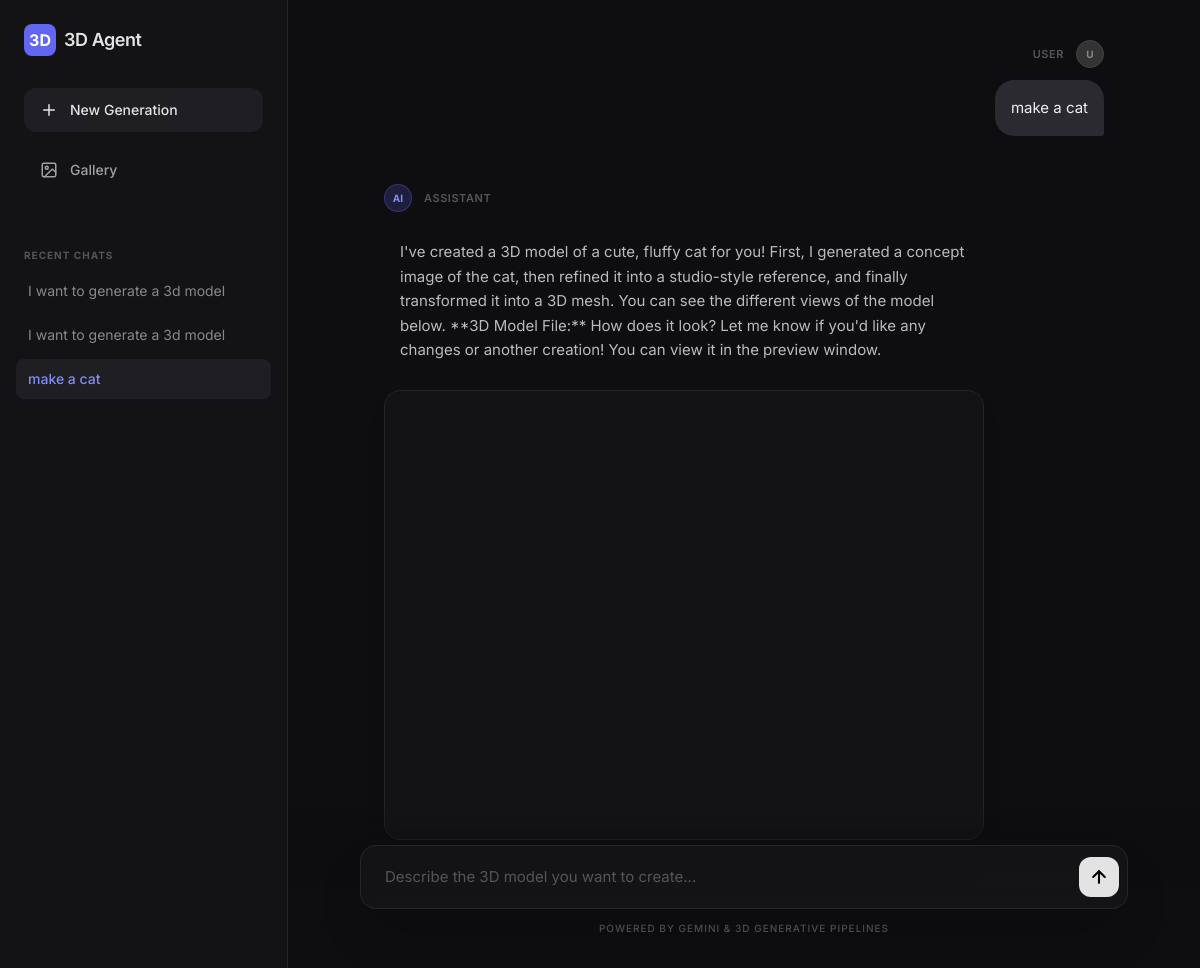
Screenshot of /chat/52/ with the database file from the repository.
### chat_interface/models.py (models this page shows, shortened)
class ChatSession(models.Model):
    title = models.CharField(max_length=100, default="New Chat")
    created_at = models.DateTimeField(default=now)
    class Meta:
        ordering = ['-created_at'] # Newest chats at the top

class ChatMessage(models.Model):
    session = models.ForeignKey(ChatSession, on_delete=models.SET_NULL, null=True, related_name="messages")
    sender = models.CharField(max_length=50) # 'user' or 'assistant'
    text = models.TextField()
    object_path = models.URLField(blank=True, null=True) # For the 3D GLB file
    created_at = models.DateTimeField(default=now)
    class Meta:
        ordering = ['created_at'] # Oldest to newest for chat history

### chat_interface/views.py (the view)
# urls.py: path('chat/<int:session_id>/', views.chat_detail, name='chat_detail'),
def chat_detail(request, session_id):
    active_session = get_object_or_404(ChatSession, id=session_id)
    all_sessions = ChatSession.objects.all().order_by("-created_at") # Fixed order_by
    messages = active_session.messages.all().order_by("created_at")
    return render(request, "chat_interface/index.html", { # Ensure path is correct
        "active_session": active_session,
        "all_sessions": all_sessions,
        "messages": messages
    })

### chat_interface/templates/chat_interface/index.html (shortened to what this page needs)
<!DOCTYPE html>
<html lang="en">
<head>
    <script src="https://cdn.tailwindcss.com"></script>
</head>
<body class="bg-[#0e0e11] text-[#e3e3e3] h-screen flex overflow-hidden">
    <aside class="w-72 bg-[#131316] border-r border-[#232326] flex flex-col transition-all duration-300">
        <div class="p-6">
            <a href="{% url 'index' %}" class="flex items-center gap-2 mb-8 hover:opacity-80 transition">
                <div class="w-8 h-8 bg-indigo-500 rounded-lg flex items-center justify-center font-bold text-white">3D</div>
                <span class="text-lg font-semibold tracking-tight">3D Agent</span>
            </a>
            <a href="{% url 'new_chat' %}" class="w-full flex items-center gap-3 px-4 py-3 rounded-xl bg-[#1e1e23] hover:bg-[#25252b] text-sm font-medium transition mb-4">
                <svg xmlns="http://www.w3.org/2000/svg" width="18" height="18" viewBox="0 0 24 24" fill="none" stroke="currentColor" stroke-width="2" stroke-linecap="round" stroke-linejoin="round"><path d="M12 5v14M5 12h14"/></svg>
                New Generation
            </a>
            <a href="{% url 'gallery' %}" class="w-full flex items-center gap-3 px-4 py-3 rounded-xl hover:bg-[#1e1e23] text-[#a0a0a5] hover:text-white text-sm font-medium transition mb-8">
                Gallery
            </a>
        </div>
        <div class="flex-1 overflow-y-auto px-4 space-y-1">
            <div class="px-2 text-[10px] font-bold text-[#555] uppercase tracking-[0.1em] mb-2">Recent Chats</div>
            {% for session in all_sessions %}
                <div class="group relative flex items-center">
                    <a href="{% url 'chat_detail' session.id %}"
                       class="flex-1 px-3 py-2.5 rounded-lg text-sm transition truncate
                       {% if session.id == active_session.id %}bg-[#1e1e23] text-indigo-400 font-medium{% else %}text-[#888] hover:bg-[#1e1e23] hover:text-[#ccc]{% endif %}">
                        {{ session.title }}
                    </a>
                </div>
            {% endfor %}
        </div>
    </aside>
    <main class="flex-1 flex flex-col min-w-0 bg-[#0e0e11]">
        {% if active_session %}
            <div id="chat-container" class="flex-1 overflow-y-auto pt-10 pb-32 px-4 md:px-12 lg:px-24 space-y-12">
                {% for msg in messages %}
                    <div class="max-w-4xl mx-auto flex flex-col space-y-3 fade-in {% if msg.sender == 'user' %}items-end{% else %}items-start{% endif %}">
                        <div class="flex items-center gap-3">
                            {% if msg.sender != 'user' %}
                                <div class="w-7 h-7 rounded-full bg-indigo-500/20 flex items-center justify-center text-[10px] font-bold text-indigo-400 border border-indigo-500/30">AI</div>
                            {% endif %}
                            <span class="text-[11px] text-[#555] font-semibold uppercase tracking-wider">{{ msg.sender }}</span>
                            {% if msg.sender == 'user' %}
                                <div class="w-7 h-7 rounded-full bg-[#333] flex items-center justify-center text-[10px] font-bold text-[#888] border border-[#444]">U</div>
                            {% endif %}
                        </div>
                        <div class="max-w-[85%] text-[15px] leading-relaxed p-4 transition-all
                            {% if msg.sender == 'user' %}chat-bubble-user text-[#eee]{% else %}chat-bubble-ai text-[#bbb]{% endif %}">
                            {{ msg.text }}
                        </div>
                        {% if msg.object_path %}
                            {% if ".glb" in msg.object_path %}
                                <div class="w-full max-w-[600px] h-[450px] bg-[#131316] rounded-2xl border border-[#232326] overflow-hidden mt-2 relative group shadow-xl">
                                </div>
                            {% endif %}
                        {% endif %}
                    </div>
                {% endfor %}
            </div>
            <div class="fixed bottom-0 left-72 right-0 p-8 bg-gradient-to-t from-[#0e0e11] via-[#0e0e11] to-transparent pointer-events-none">
                <div class="max-w-3xl mx-auto pointer-events-auto">
                    <div class="glass rounded-2xl p-2 flex items-center gap-2 shadow-2xl">
                        <input type="text" id="user-input" placeholder="Describe the 3D model you want to create..."
                               class="flex-1 bg-transparent border-none px-4 py-3 text-[15px] focus:outline-none placeholder-[#555] text-white" autofocus>
                        <button id="send-btn" class="bg-[#e3e3e3] hover:bg-white text-black font-semibold p-2.5 rounded-xl transition flex items-center justify-center">
                            <svg xmlns="http://www.w3.org/2000/svg" width="20" height="20" viewBox="0 0 24 24" fill="none" stroke="currentColor" stroke-width="2.5" stroke-linecap="round" stroke-linejoin="round"><path d="m5 12 7-7 7 7"/><path d="M12 19V5"/></svg>
                        </button>
                    </div>
                    <div class="mt-3 text-center text-[10px] text-[#555] font-medium uppercase tracking-widest">
                        Powered by Gemini & 3D Generative Pipelines
                    </div>
                </div>
            </div>
        {% endif %}
    </main>
</body>
</html>

### chat_interface/templates/chat_interface/index.html (style rules this page uses)
body { font-family: 'Inter', sans-serif; }
.glass { background: rgba(23, 23, 26, 0.7); backdrop-filter: blur(12px); -webkit-backdrop-filter: blur(12px); border: 1px solid rgba(255, 255, 255, 0.08); }
.chat-bubble-user { background: #2a2a30; border-radius: 1.2rem; border-bottom-right-radius: 0.2rem; }
.chat-bubble-ai { background: transparent; }
.fade-in { animation: fadeIn 0.4s ease-out forwards; }
#chat-container { scroll-behavior: smooth; }

### rows the page displays
ChatSession: title "I want to generate a 3d model"
ChatSession: title "I want to generate a 3d model"
ChatSession: title "make a cat"
ChatMessage: sender "USER", text "make a cat"
ChatMessage: shows "AI", sender "ASSISTANT", text "I've created a 3D model of a cute, fluffy cat for you! First, I generated a concept image of the cat, then refined it into a studio-style reference, and finally transformed it into a 3D mesh. You can see the different views of the model below. **3D Model File:** How does it look? Let me know if you'd like any changes or another creation! You can view it in the preview window."
